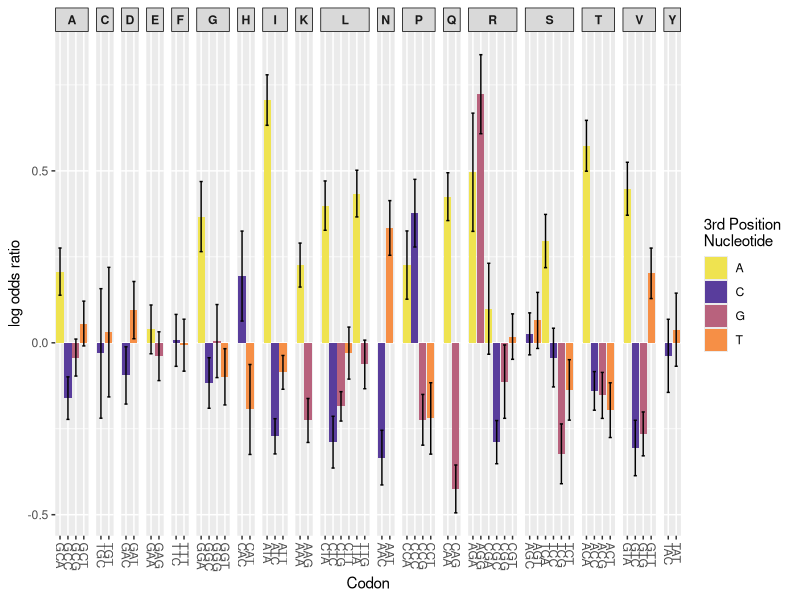

The R script that drew this image:

library(ggplot2)

#read in VedIO

data = read.csv("log_odds_results_transs.csv", h = TRUE)

#plot VedIO by codon, coloured based on 3rd position nucleotide

pdf("figure3.pdf", width = 10, height = 5)
fig3 = ggplot(data, aes(x = Codon, y = Log_Odds)) + 
	geom_col(aes(fill = Last_base)) +
	scale_fill_manual(values = c("#EFE350FF", "#593D9CFF", "#B8627DFF", "#F68F46FF")) + 
	geom_errorbar(aes(ymin = Log_Odds - Std_Error, ymax = Log_Odds + Std_Error, width = 0.4), colour = "black") + 
	facet_grid(~Amino_acid, scales = "free_x", space = "free_x") + 
	scale_x_discrete(guide = guide_axis(angle = -90)) + 
	labs(x = "Codon", y = "log odds ratio", fill = "3rd Position \nNucleotide") + 
	theme(strip.text.x = element_text(face = "bold"), strip.background = element_rect(color = "black")) 
print(fig3)
dev.off()
